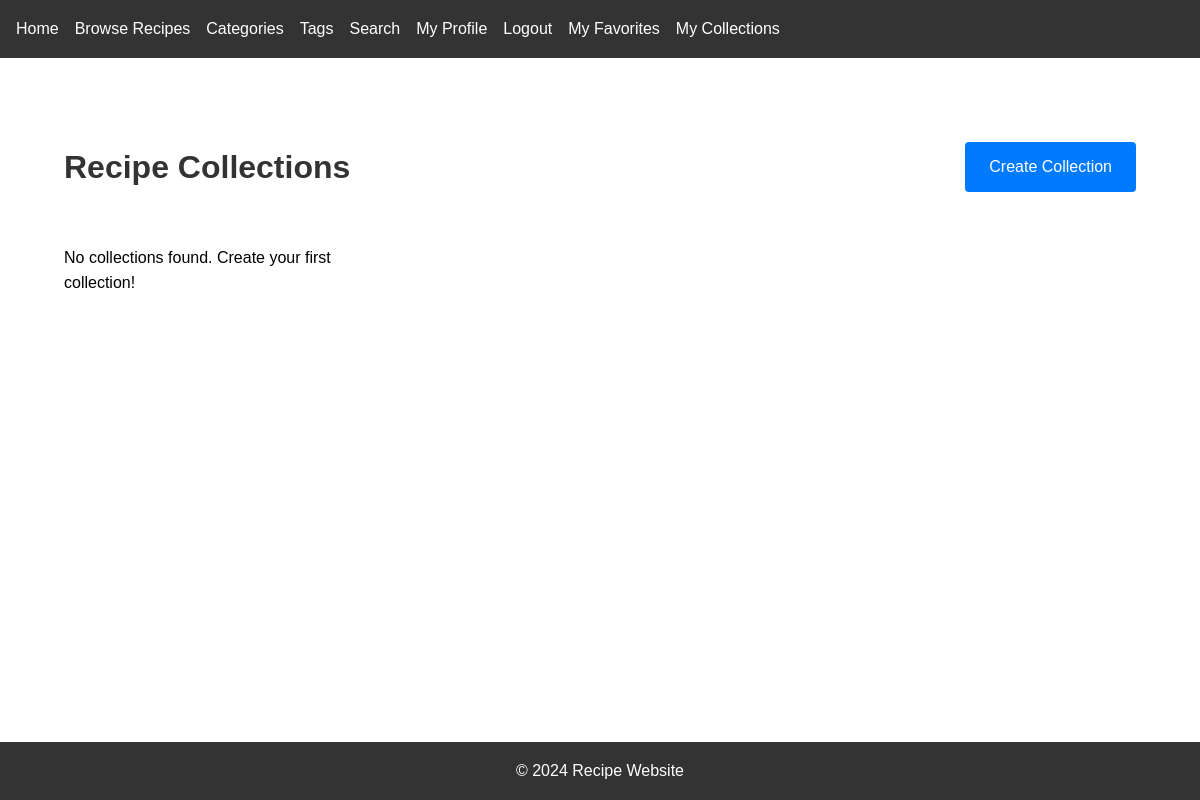
Page /collections/ (signed in) on the earlier database version.
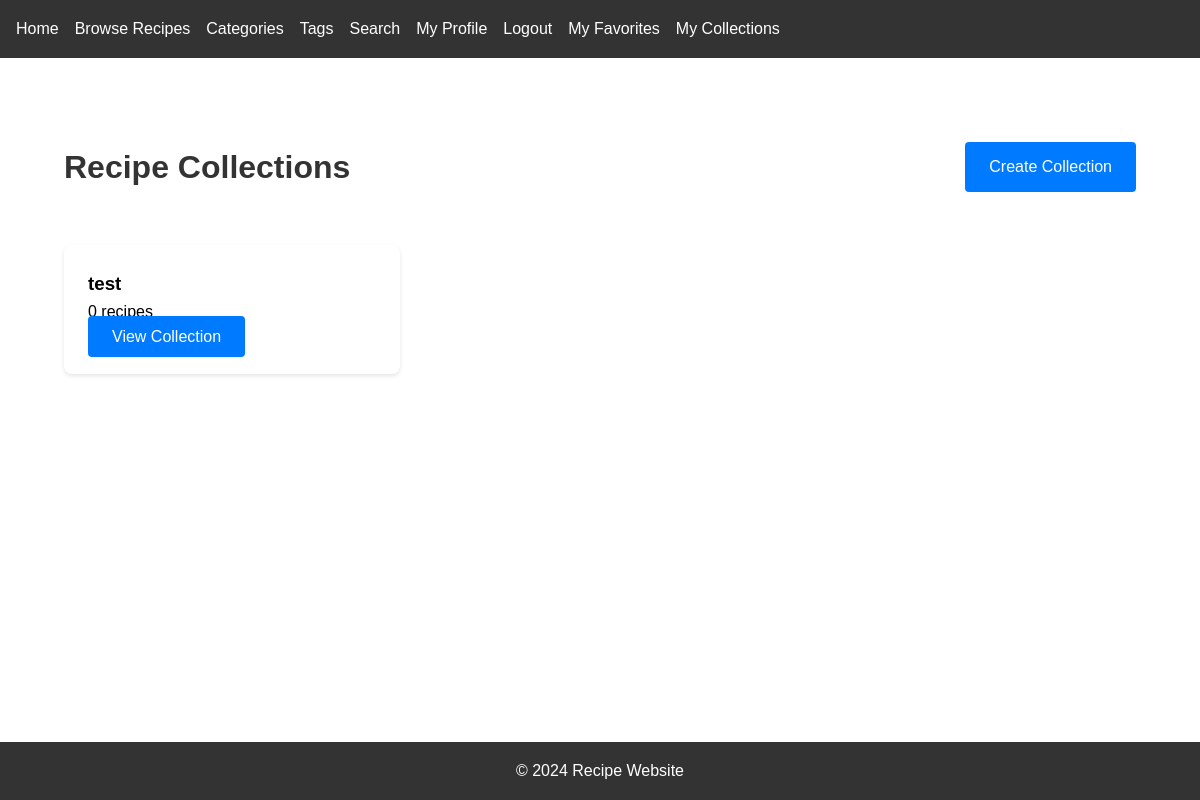
Same page on the later database version.
### recipes/models.py (models this page shows, shortened)
class Collection(models.Model):
    name = models.CharField(max_length=200)
    description = models.TextField(blank=True)
    owner = models.ForeignKey(User, on_delete=models.CASCADE, related_name='collections')
    recipes = models.ManyToManyField(Recipe, related_name='collections')
    is_public = models.BooleanField(default=False)
    created_at = models.DateTimeField(auto_now_add=True)
    updated_at = models.DateTimeField(auto_now=True)
    MAX_FREE_COLLECTIONS = 3
    MAX_RECIPES_PER_COLLECTION = 10
    class Meta:
        ordering = ['-created_at']
    @property
    def recipe_count(self):
        return self.recipes.count()
    @classmethod
    def can_create_collection(cls, user):
        if hasattr(user, 'profile') and user.profile.is_premium:
            return True
        return user.collections.count() < cls.MAX_FREE_COLLECTIONS

### recipes/views.py (the view)
# urls.py: path('collections/', views.collection_list, name='collection_list'),
@login_required
def collection_list(request):
    collections = Collection.objects.filter(
        Q(owner=request.user) | Q(is_public=True)
    ).distinct()
    can_create = Collection.can_create_collection(request.user)
    return render(request, 'recipes/collection_list.html', {
        'collections': collections,
        'can_create': can_create,
    })

### templates/recipes/collection_list.html (shortened to what this page needs)
{% extends 'recipes/base.html' %}
{% block content %}
<div class="collections-container">
    <div class="collections-header">
        <h1>Recipe Collections</h1>
        {% if can_create %}
            <a href="{% url 'recipes:collection_create' %}" class="btn btn-primary">Create Collection</a>
        {% else %}
            <div class="upgrade-prompt">
                <p>Want to create more collections? <a href="#">Upgrade to Premium</a></p>
            </div>
        {% endif %}
    </div>
    <div class="collections-grid">
        {% for collection in collections %}
            <div class="collection-card">
                <h3>{{ collection.name }}</h3>
                <div class="collection-meta">
                    <span>{{ collection.recipe_count }} recipes</span>
                </div>
                <a href="{% url 'recipes:collection_detail' collection.pk %}" class="btn">View Collection</a>
            </div>
        {% empty %}
            <p>No collections found. Create your first collection!</p>
        {% endfor %}
    </div>
</div>
{% endblock %}

Differences in the rows shown:
added Collection: name "test", recipe_count "0"
Other differences:
text no longer shown: "No collections found. Create your first collection!"
